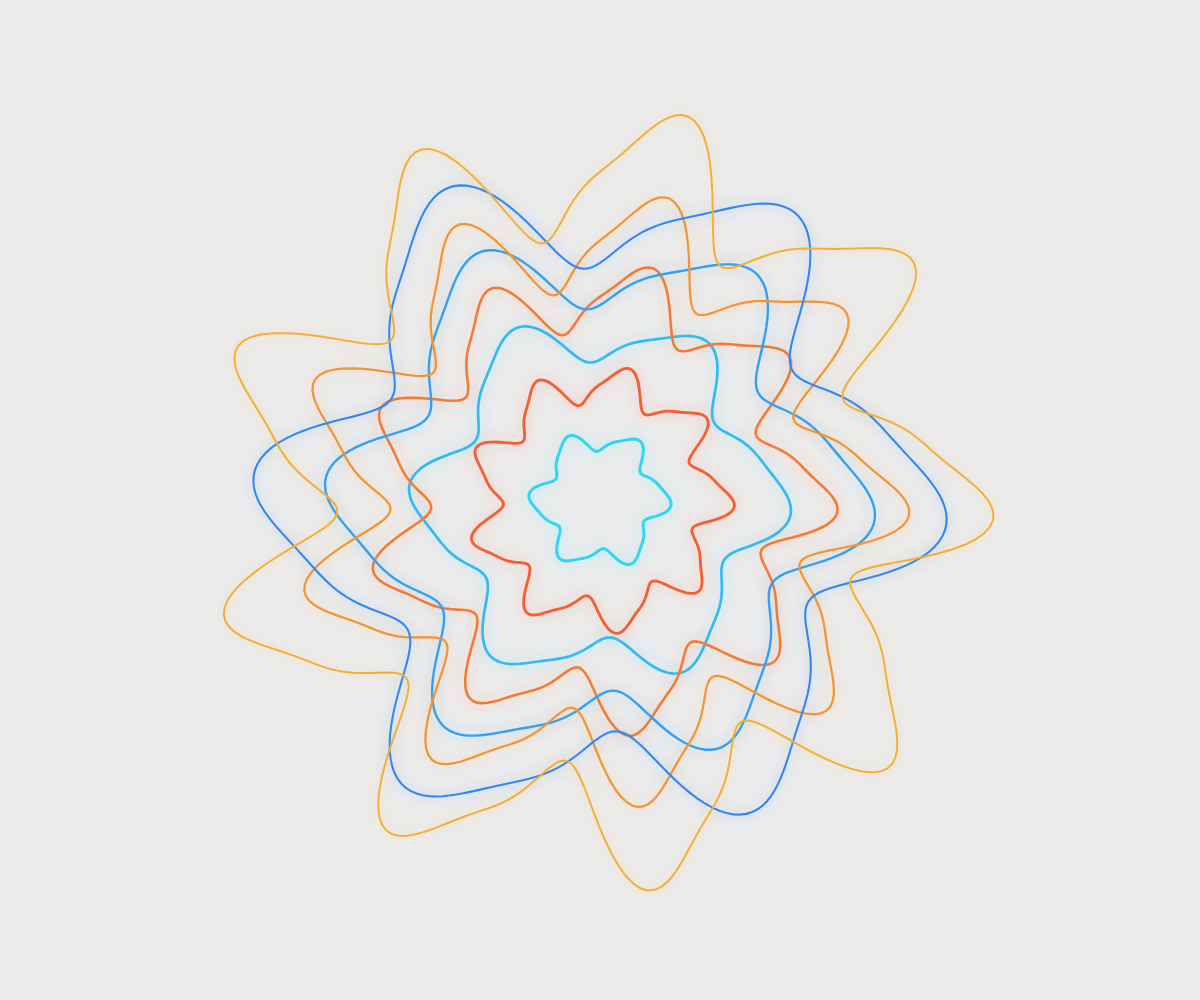
Frame 1 (no input)
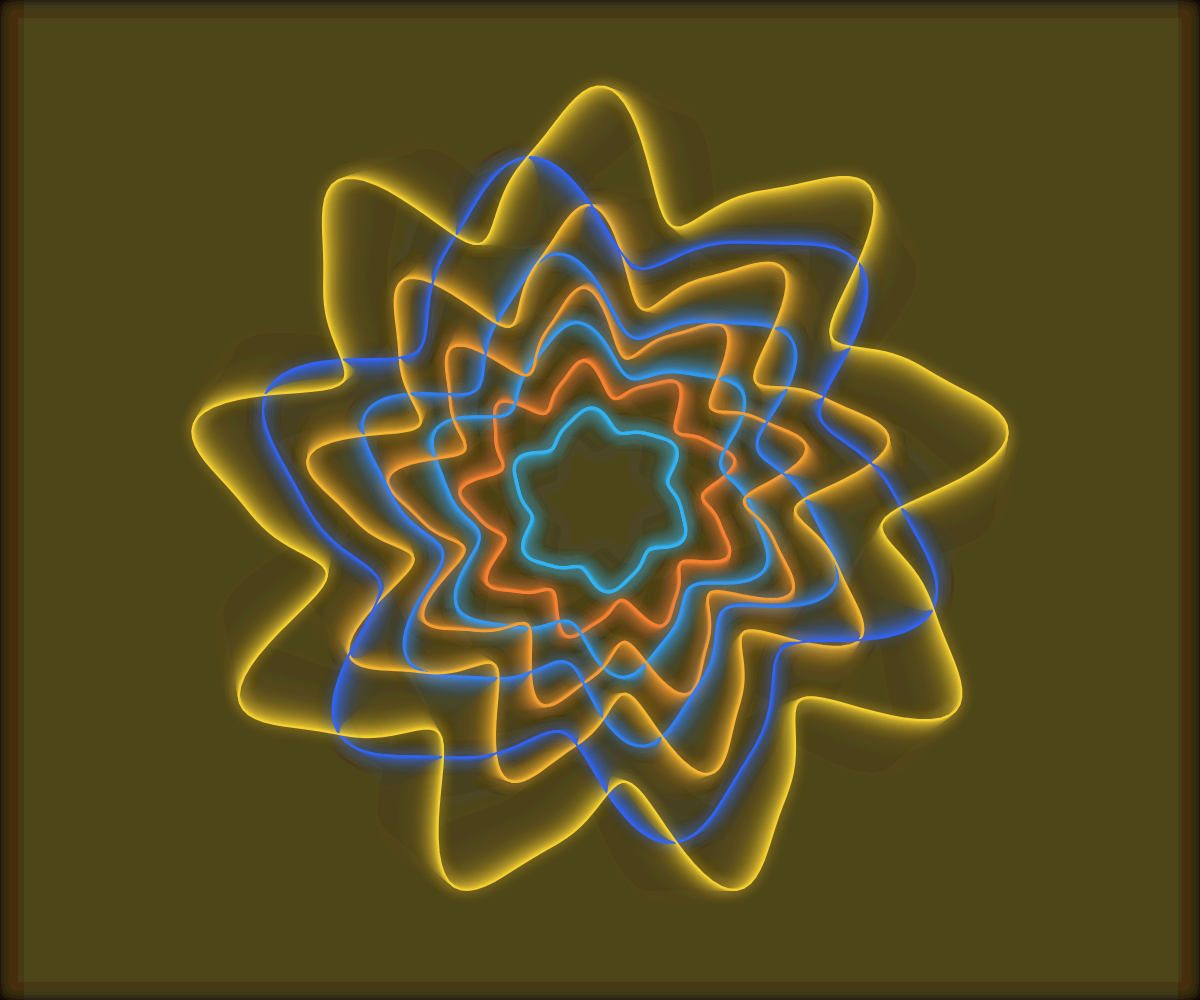
Frame 60 (no input)
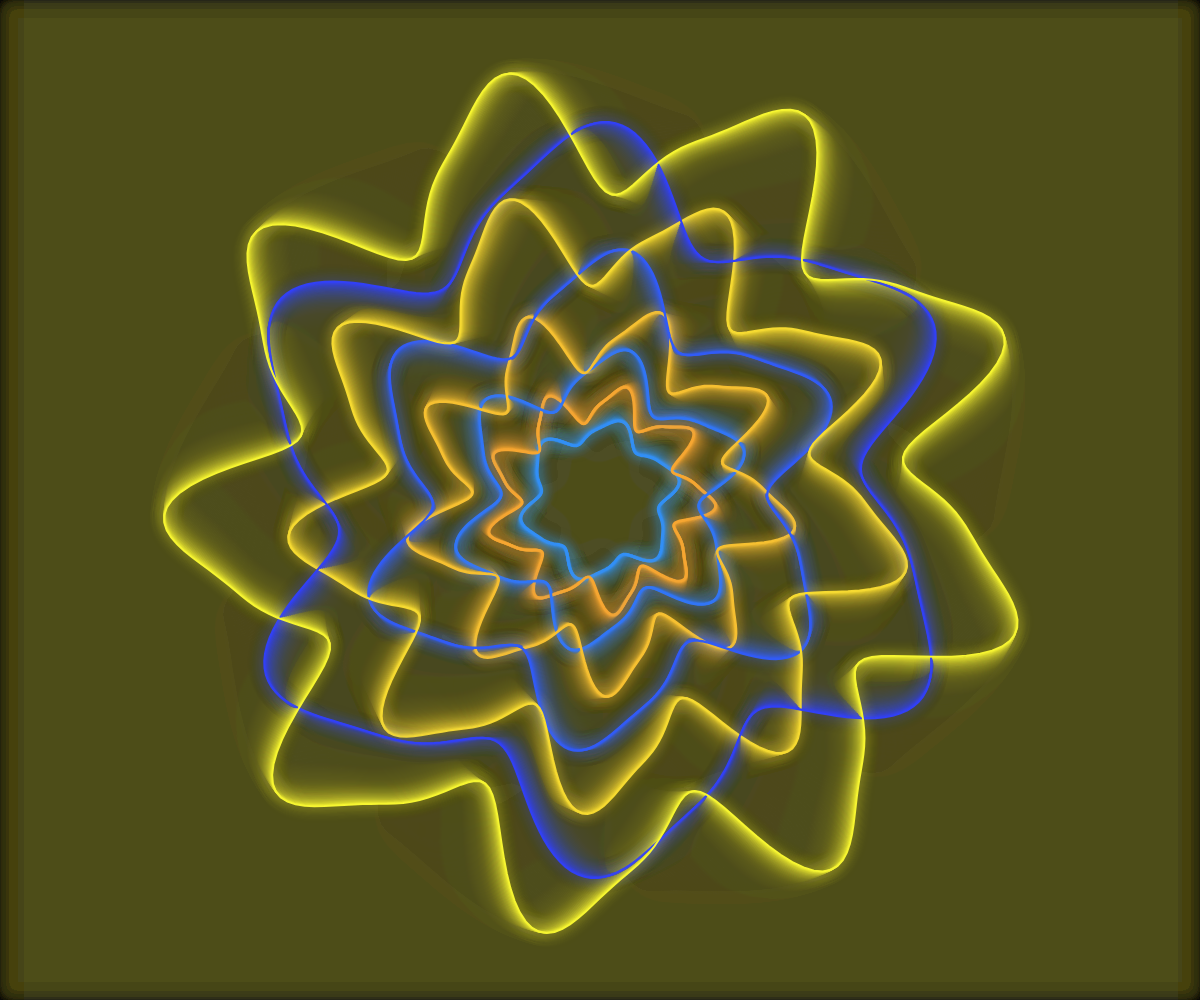
Frame 120 (the mouse pressed at the canvas centre since frame 60)

The p5.js sketch that drew these frames (run headless with seeded random() and noise() and a simulated clock; from frame 60 on, the mouse is pressed at the canvas centre):

// p5.js sketch
// ── sketch.js
let flowers = [];
let baseHue = 190; // Starts in beautiful cyan-blue spectrum
let timeFrame = 0;

function setup() {
  // Create responsive full-screen canvas
  let canvas = createCanvas(windowWidth, windowHeight);
  canvas.parent(document.body);
  
  // Set up rendering context parameters
  colorMode(HSL, 360, 100, 100, 1.0);
  angleMode(DEGREES);
  
  initializeFlowers();
}

function draw() {
  // Draw transparent dark background to preserve previous frames (motion trails)
  background(240, 50, 4, 0.08); 
  
  // Translate coordinate origin to screen center for radial symmetry
  translate(width / 2, height / 2);
  
  // Render and animate all layers
  for (let i = 0; i < flowers.length; i++) {
    flowers[i].display(timeFrame);
  }
  
  // Increment animation state and slowly shift color palette over time
  timeFrame += 0.8;
  baseHue = (baseHue + 0.18) % 360;
}

/**
 * Initializes the collection of Concentric Flower Layers.
 * Layer spacing, shapes, and speeds are dynamically scaled with the viewport.
 */
function initializeFlowers() {
  flowers = [];
  let layerCount = 8;
  let baseSymmetry = 6; // Starting symmetry (petals)
  
  // Max size calculations (scaled down for elegant viewport margins)
  let maxDimension = min(width, height);
  let outerBound = maxDimension * 0.35;
  let innerBound = maxDimension * 0.06;
  let spacing = (outerBound - innerBound) / (layerCount - 1);
  
  for (let i = 0; i < layerCount; i++) {
    let radius = innerBound + i * spacing;
    
    // Alternate direction: even layers spin clockwise, odd spin counter-clockwise
    let dir = (i % 2 === 0) ? 1 : -1;
    
    // Slower, smoother rotation speed for a calming hypnotic velocity
    let speed = dir * (0.35 - i * 0.02);
    
    // Alternate symmetries between rings (e.g. 6 and 9 petals) to construct
    // beautiful overlapping moiré/hypnotic geometric interference patterns
    let petals = (i % 2 === 0) ? baseSymmetry : baseSymmetry + 3;
    
    // Petal depth scales harmoniously with layer size (slightly shallower for neatness)
    let amp = radius * 0.17;
    
    flowers.push(new Flower(i, radius, petals, amp, speed));
  }
}

/**
 * Automatically adjusts canvas bounds and recalculates geometric scaling
 * when the browser window is resized.
 */
function windowResized() {
  resizeCanvas(windowWidth, windowHeight);
  initializeFlowers();
}

// ── flower.js
class Flower {
  /**
   * Represents a single concentric layer of the hypnotic flower.
   * @param {number} index - The layer index.
   * @param {number} baseRadius - The base radius of this layer.
   * @param {number} petals - The number of lobes/petals.
   * @param {number} amplitude - The depth/amplitude of the petals.
   * @param {number} rotationSpeed - The direction and velocity of spin.
   */
  constructor(index, baseRadius, petals, amplitude, rotationSpeed) {
    this.index = index;
    this.baseRadius = baseRadius;
    this.petals = petals;
    this.amplitude = amplitude;
    this.rotation = 0;
    this.rotationSpeed = rotationSpeed;
    this.pulsePhase = index * 40; // Unique breathing offset for each layer
  }

  /**
   * Automatically draws and animates the flower layer.
   * @param {number} time - Elapsed time frame counter.
   */
  display(time) {
    // 1. Alternating complementary hues (180 degrees apart) with soft analogous offsets
    let hueOffset = (this.index % 2 === 0) ? 0 : 180;
    let layerHue = (baseHue + hueOffset + this.index * 4) % 360;
    
    // Saturation and lightness for highly vibrant complementary matching colors
    stroke(layerHue, 92, 58);
    strokeWeight(1.8 + (8 - this.index) * 0.15); // Outer rings are bolder
    noFill();

    // 2. High-performance canvas glowing vectors
    drawingContext.shadowBlur = 15;
    drawingContext.shadowColor = `hsla(${Math.floor(layerHue)}, 95%, 60%, 0.45)`;

    // 3. Automatic organic breathing scale (using sine wave modulation)
    let breathe = sin(time * 1.6 + this.pulsePhase) * 22;
    let r = max(5, this.baseRadius + breathe);

    // 4. Trace the flower shape using parametric angles
    beginShape();
    let pts = 360;
    for (let i = 0; i < pts; i++) {
      let angle = i;
      
      // Dynamic multi-harmonic petal wave for elegant organic complexity
      let f_radius = this.amplitude * cos(angle * this.petals);
      let secondaryHarmonic = (this.amplitude * 0.25) * sin(angle * this.petals * 2);
      let totalRadius = max(5, r + f_radius + secondaryHarmonic);

      // Polar to Cartesian coordinate mapping
      let x = totalRadius * cos(angle + this.rotation);
      let y = totalRadius * sin(angle + this.rotation);
      vertex(x, y);
    }
    endShape(CLOSE);

    // 5. Update rotation
    this.rotation += this.rotationSpeed;
  }
}

// ── style.css
/* --- Reset & Global --- */
html,
body {
  margin: 0;
  padding: 0;
  width: 100vw;
  height: 100vh;
  overflow: hidden;
  background-color: #050508;
  font-family: 'Outfit', -apple-system, BlinkMacSystemFont, "Segoe UI", Roboto, sans-serif;
  color: #f1f3f9;
  -webkit-font-smoothing: antialiased;
  -moz-osx-font-smoothing: grayscale;
}

canvas {
  position: absolute;
  top: 0;
  left: 0;
  width: 100%;
  height: 100%;
  z-index: 1;
}

/* --- Glassmorphic Sidebar Layout --- */
.sidebar {
  position: absolute;
  top: 20px;
  left: 20px;
  bottom: 20px;
  width: 330px;
  background: rgba(10, 10, 18, 0.65);
  backdrop-filter: blur(25px) saturate(200%);
  -webkit-backdrop-filter: blur(25px) saturate(200%);
  border: 1px solid rgba(255, 255, 255, 0.08);
  border-radius: 20px;
  z-index: 10;
  display: flex;
  flex-direction: column;
  box-shadow: 0 10px 40px rgba(0, 0, 0, 0.6), 
              inset 0 1px 1px rgba(255, 255, 255, 0.1);
  overflow: hidden;
  animation: fadeInSidebar 0.8s cubic-bezier(0.16, 1, 0.3, 1) both;
}

@keyframes fadeInSidebar {
  from {
    opacity: 0;
    transform: translateX(-30px);
  }
  to {
    opacity: 1;
    transform: translateX(0);
  }
}

/* --- Header Section --- */
.sidebar-header {
  padding: 24px 24px 18px 24px;
  border-bottom: 1px solid rgba(255, 255, 255, 0.06);
}

.sidebar-header h1 {
  margin: 0;
  font-size: 24px;
  font-weight: 700;
  letter-spacing: -0.5px;
  background: linear-gradient(135deg, #ffffff 0%, #a5b4fc 50%, #818cf8 100%);
  -webkit-background-clip: text;
  -webkit-text-fill-color: transparent;
}

.sidebar-header .subtitle {
  display: block;
  font-size: 9px;
  font-weight: 800;
  letter-spacing: 2px;
  color: #6366f1;
  margin-top: 4px;
  text-shadow: 0 0 10px rgba(99, 102, 241, 0.4);
}

/* --- Scrollable Body Section --- */
.sidebar-scroll {
  flex: 1;
  overflow-y: auto;
  padding: 16px 24px;
  scrollbar-width: thin;
  scrollbar-color: rgba(255, 255, 255, 0.1) transparent;
}

.sidebar-scroll::-webkit-scrollbar {
  width: 4px;
}

.sidebar-scroll::-webkit-scrollbar-thumb {
  background: rgba(255, 255, 255, 0.1);
  border-radius: 4px;
}

.control-section {
  margin-bottom: 26px;
}

.control-section h3 {
  margin: 0 0 14px 0;
  font-size: 11px;
  font-weight: 700;
  letter-spacing: 1px;
  color: rgba(255, 255, 255, 0.4);
  text-transform: uppercase;
}

/* --- Preset Grid --- */
.preset-grid {
  display: grid;
  grid-template-columns: repeat(2, 1fr);
  gap: 10px;
}

.preset-btn {
  background: rgba(255, 255, 255, 0.03);
  border: 1px solid rgba(255, 255, 255, 0.05);
  border-radius: 10px;
  color: #cbd5e1;
  padding: 10px 8px;
  font-family: inherit;
  font-size: 11px;
  font-weight: 500;
  cursor: pointer;
  transition: all 0.3s cubic-bezier(0.4, 0, 0.2, 1);
  text-align: center;
}

.preset-btn:hover {
  background: rgba(255, 255, 255, 0.08);
  border-color: rgba(255, 255, 255, 0.15);
  color: #ffffff;
  transform: translateY(-1px);
}

.preset-btn.active {
  background: linear-gradient(135deg, rgba(99, 102, 241, 0.2) 0%, rgba(139, 92, 246, 0.2) 100%);
  border-color: rgba(99, 102, 241, 0.5);
  color: #a5b4fc;
  box-shadow: 0 0 15px rgba(99, 102, 241, 0.25);
  font-weight: 600;
}

/* --- Slider Custom Styling --- */
.slider-group {
  margin-bottom: 18px;
}

.slider-label {
  display: flex;
  justify-content: space-between;
  font-size: 13px;
  font-weight: 500;
  margin-bottom: 6px;
  color: #e2e8f0;
}

.slider-label span:last-child {
  color: #818cf8;
  font-weight: 600;
  font-variant-numeric: tabular-nums;
}

input[type="range"] {
  -webkit-appearance: none;
  width: 100%;
  height: 6px;
  background: rgba(255, 255, 255, 0.08);
  border-radius: 3px;
  outline: none;
  transition: background 0.3s;
}

input[type="range"]::-webkit-slider-thumb {
  -webkit-appearance: none;
  appearance: none;
  width: 16px;
  height: 16px;
  border-radius: 50%;
  background: #ffffff;
  border: 2px solid #6366f1;
  cursor: pointer;
  box-shadow: 0 0 8px rgba(99, 102, 241, 0.4);
  transition: all 0.2s;
}

input[type="range"]::-webkit-slider-thumb:hover {
  transform: scale(1.2);
  background: #818cf8;
  box-shadow: 0 0 12px rgba(99, 102, 241, 0.8);
}

/* --- Toggles / Switches --- */
.toggle-row {
  display: flex;
  justify-content: space-between;
  align-items: center;
  margin-bottom: 14px;
  font-size: 13px;
  font-weight: 500;
  color: #e2e8f0;
}

.switch {
  position: relative;
  display: inline-block;
  width: 38px;
  height: 20px;
}

.switch input {
  opacity: 0;
  width: 0;
  height: 0;
}

.slider-round {
  position: absolute;
  cursor: pointer;
  top: 0;
  left: 0;
  right: 0;
  bottom: 0;
  background-color: rgba(255, 255, 255, 0.1);
  transition: .3s;
  border-radius: 20px;
  border: 1px solid rgba(255, 255, 255, 0.05);
}

.slider-round:before {
  position: absolute;
  content: "";
  height: 14px;
  width: 14px;
  left: 2px;
  bottom: 2px;
  background-color: #cbd5e1;
  transition: .3s;
  border-radius: 50%;
}

input:checked + .slider-round {
  background-color: rgba(99, 102, 241, 0.25);
  border-color: rgba(99, 102, 241, 0.4);
}

input:checked + .slider-round:before {
  transform: translateX(18px);
  background-color: #818cf8;
  box-shadow: 0 0 8px rgba(99, 102, 241, 0.6);
}

/* --- Footer Actions Section --- */
.sidebar-actions {
  padding: 18px 24px 24px 24px;
  border-top: 1px solid rgba(255, 255, 255, 0.06);
  display: flex;
  flex-direction: column;
  gap: 10px;
}

.action-row {
  display: flex;
  gap: 10px;
}

.action-btn {
  flex: 1;
  border: none;
  border-radius: 10px;
  padding: 11px 12px;
  font-family: inherit;
  font-size: 12px;
  font-weight: 600;
  cursor: pointer;
  transition: all 0.3s cubic-bezier(0.4, 0, 0.2, 1);
  text-align: center;
}

.action-btn.primary {
  background: linear-gradient(135deg, #6366f1 0%, #4f46e5 100%);
  color: #ffffff;
  box-shadow: 0 4px 12px rgba(99, 102, 241, 0.3);
}

.action-btn.primary:hover {
  background: linear-gradient(135deg, #818cf8 0%, #6366f1 100%);
  box-shadow: 0 6px 18px rgba(99, 102, 241, 0.5);
  transform: translateY(-1px);
}

.action-btn.secondary {
  background: rgba(255, 255, 255, 0.06);
  border: 1px solid rgba(255, 255, 255, 0.08);
  color: #ffffff;
}

.action-btn.secondary:hover {
  background: rgba(255, 255, 255, 0.12);
  border-color: rgba(255, 255, 255, 0.2);
  transform: translateY(-1px);
}

.action-btn.accent {
  background: linear-gradient(135deg, #10b981 0%, #059669 100%);
  color: #ffffff;
  box-shadow: 0 4px 12px rgba(16, 185, 129, 0.3);
}

.action-btn.accent:hover {
  background: linear-gradient(135deg, #34d399 0%, #10b981 100%);
  box-shadow: 0 6px 18px rgba(16, 185, 129, 0.5);
  transform: translateY(-1px);
}

.action-btn.dark {
  background: rgba(15, 23, 42, 0.4);
  border: 1px solid rgba(255, 255, 255, 0.05);
  color: #94a3b8;
}

.action-btn.dark:hover {
  background: rgba(15, 23, 42, 0.7);
  color: #ffffff;
  border-color: rgba(255, 255, 255, 0.15);
  transform: translateY(-1px);
}

.action-btn:active {
  transform: translateY(1px);
}

/* --- Mobile / Small Screen Responsiveness --- */
@media (max-width: 600px) {
  .sidebar {
    top: auto;
    left: 10px;
    right: 10px;
    bottom: 10px;
    width: auto;
    height: auto;
    max-height: 50vh;
  }
}
